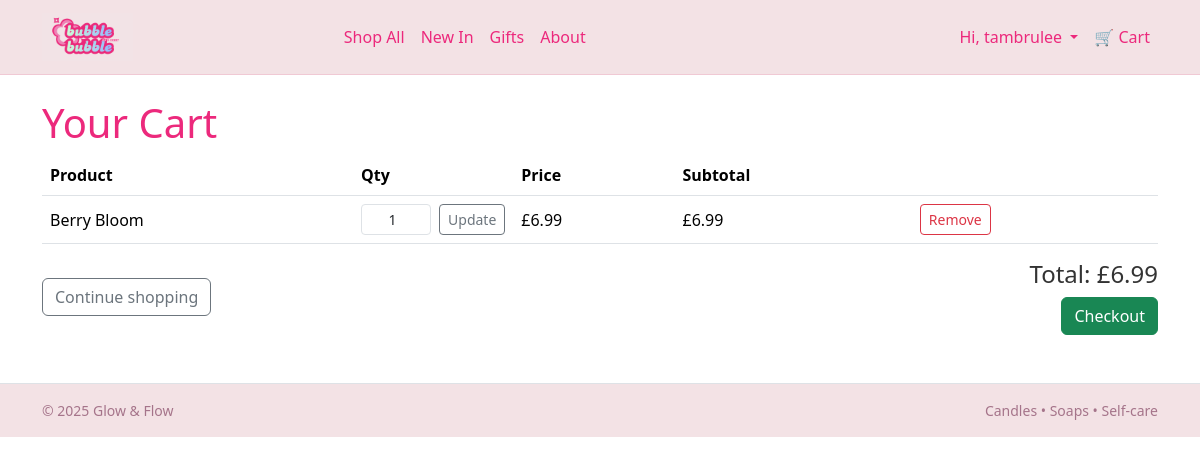
The app's page /cart/ (signed in) with its own data.
### cart/models.py (models this page shows, shortened)
class CartItem(models.Model):
    cart = models.ForeignKey(Cart, on_delete=models.CASCADE, related_name="items")
    product = models.ForeignKey(Product, on_delete=models.PROTECT)
    qty = models.PositiveIntegerField(default=1)
    class Meta:
        unique_together = ("cart", "product")
    @property
    def subtotal(self):
        return self.qty * self.product.price

class Cart(models.Model):
    user = models.ForeignKey(
        settings.AUTH_USER_MODEL, null=True, blank=True, on_delete=models.CASCADE
    )
    session_key = models.CharField(max_length=40, blank=True, db_index=True)
    created_at = models.DateTimeField(auto_now_add=True)
    updated_at = models.DateTimeField(auto_now=True)
    @property
    def total(self):
        return sum(item.subtotal for item in self.items.select_related("product"))

### catalog/models.py (models this page shows, shortened)
class Product(models.Model):
    CANDLE = "CANDLE"
    SOAP = "SOAP"
    TYPES = [
        (CANDLE, "Candle"),
        (SOAP, "Soap"),
    ]
    title = models.CharField(max_length=160)
    slug = models.SlugField(max_length=180, unique=True, blank=True)
    product_type = models.CharField(max_length=12, choices=TYPES)
    description = models.TextField(blank=True)
    scent = models.CharField(max_length=50, help_text="e.g. Lavender, Citrus")
    weight_g = models.PositiveIntegerField(help_text="Net weight in grams")
    price = models.DecimalField(max_digits=6, decimal_places=2)
    stock_qty = models.PositiveIntegerField(default=0)
    active = models.BooleanField(default=True)
    created_at = models.DateTimeField(auto_now_add=True)
    class Meta:
        ordering = ["title"]

### cart/views.py (the view)
# urls.py: path("", views.view_cart, name="view"),
def view_cart(request):
    cart = get_or_create_cart(request)
    return render(request, "cart/view.html", {"cart": cart})

### cart/utils.py (called while the page is built)
def get_or_create_cart(request):
    if not request.session.session_key:
        request.session.create()
    session_key = request.session.session_key
    if request.user.is_authenticated:
        cart, _ = Cart.objects.get_or_create(user=request.user, defaults={"session_key": session_key})
    else:
        cart, _ = Cart.objects.get_or_create(user=None, session_key=session_key)
    return cart

### cart/templates/cart/view.html (shortened to what this page needs)
{% extends "base.html" %}
{% block content %}
<h1>Your Cart</h1>
{% if cart.items.all %}
<table class="table align-middle">
  <thead>
    <tr>
      <th>Product</th>
      <th style="width:120px;">Qty</th>
      <th>Price</th>
      <th>Subtotal</th>
      <th></th>
    </tr>
  </thead>
  <tbody>
    {% for item in cart.items.all %}
    <tr>
      <td>{{ item.product.title }}</td>
      <td>
        <form method="post" action="{% url 'cart:update' item.id %}" class="d-flex">
          <input type="number"
            name="qty"
            value="{{ item.qty }}"
            min="1"
            max="{{ item.product.stock_qty }}"
            class="form-control form-control-sm me-2 cart-qty-input">
          <button class="btn btn-sm btn-outline-secondary" type="submit">Update</button>
        </form>
      </td>
      <td>£{{ item.product.price }}</td>
      <td>£{{ item.subtotal }}</td>
      <td>
        <form method="post" action="{% url 'cart:remove' item.id %}">
          <button class="btn btn-sm btn-outline-danger" type="submit">Remove</button>
        </form>
      </td>
    </tr>
    {% endfor %}
  </tbody>
</table>
<div class="d-flex justify-content-between align-items-center">
  <a href="{% url 'catalog:product_list' %}" class="btn btn-outline-secondary">
    Continue shopping
  </a>
  <div class="text-end">
    <h4>Total: £{{ cart.total }}</h4>
    <a href="{% url 'checkout:summary' %}" class="btn btn-success">Checkout</a>
  </div>
</div>
{% else %}
<p>Your cart is empty.</p>
<a href="{% url 'catalog:product_list' %}" class="btn btn-primary">Back to shop</a>
{% endif %}
{% endblock %}

### templates/base.html (shortened to what this page needs)
{% load static %}
<!doctype html>
<html lang="en">
<head>
  <link
    href="https://cdn.jsdelivr.net/npm/bootstrap@5.3.3/dist/css/bootstrap.min.css"
    rel="stylesheet">
  <link rel="stylesheet" href="{% static 'css/main.css' %}">
</head>
<body>
<nav class="navbar navbar-expand-lg navbar-light navbar-pink sticky-top">
  <div class="container">
    <a class="navbar-brand d-flex align-items-center" href="{% url 'catalog:product_list' %}">
      <img src="{% static 'img/logo.png' %}" alt="BubbleBubble" style="height:48px;" class="me-2">
    </a>
    <div class="collapse navbar-collapse" id="mainNav">
      <ul class="navbar-nav mx-auto main-nav">
        <li class="nav-item">
          <a class="nav-link" href="{% url 'catalog:product_list' %}">Shop All</a>
        </li>
        <li class="nav-item">
          <a class="nav-link" href="#">New In</a>
        </li>
        <li class="nav-item">
          <a class="nav-link" href="#">Gifts</a>
        </li>
        <li class="nav-item">
          <a class="nav-link" href="#">About</a>
        </li>
      </ul>
      <ul class="navbar-nav ms-auto align-items-center">
        {% if user.is_authenticated %}
          <li class="nav-item dropdown">
            <a class="nav-link dropdown-toggle account-link" href="#" id="accountDropdown"
               role="button" data-bs-toggle="dropdown" aria-expanded="false">
              Hi, {{ user.username }}
            </a>
          </li>
        {% endif %}
        <li class="nav-item">
          <a class="nav-link nav-cart" href="{% url 'cart:view' %}">
            🛒 <span class="d-none d-sm-inline">Cart</span>
          </a>
        </li>
      </ul>
    </div>
  </div>
</nav>
<main class="container py-4">
  {% block content %}{% endblock %}
</main>
<footer class="border-top mt-4 py-3">
  <div class="container text-muted small d-flex justify-content-between">
    <span>© {{ now|default:"2025" }} Glow & Flow</span>
    <span>Candles • Soaps • Self-care</span>
  </div>
</footer>
</body>
</html>

### static/css/main.css (style rules this page uses)
body { background-color: #ffffff; color: #333333; font-family: system-ui, -apple-system, BlinkMacSystemFont, "Segoe UI", sans-serif; }
h1, .h1, h2, .h2, h3, .h3 { color: #EC297C; }
a { color: #EC297C; }
.navbar-pink { background-color: #F3E2E5; border-bottom: 1px solid #f0c9d4; }
.navbar-pink .navbar-brand, .navbar-pink .nav-link, .navbar-pink .navbar-text { color: #EC297C; font-weight: 500; }
footer { background-color: #F3E2E5; }
footer .text-muted { color: #a5748a !important; }
.cart-qty-input { width: 70px; text-align: center; padding-right: 0; }

### records on screen
CartItem: product "Berry Bloom", qty "1", product.price "6.99", subtotal "6.99"
Cart: total "6.99"

### other values on screen
{{ user.username }} "tambrulee"
{{ now|default:"2025" }} "2025"
